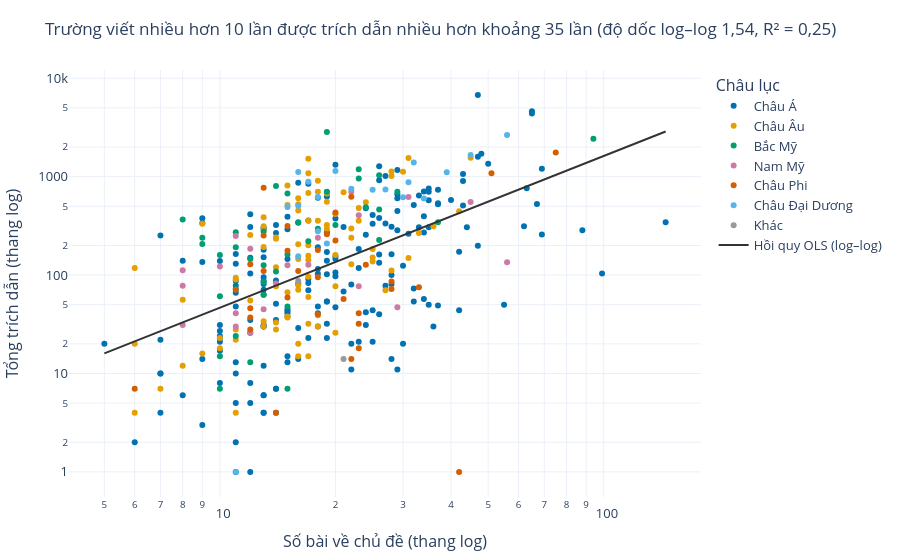

The code cell stored with this chart in its notebook:
### Markdown cell above
### Quan hệ

### Code cell
inst_stats = (work_inst.groupby("inst").agg(so_bai=("id", "nunique"), trich_dan=("cites", "sum")).reset_index()
              .merge(insts[["id", "display_name", "country_code"]], left_on="inst", right_on="id"))
inst_stats["continent"] = inst_stats["country_code"].map(CONT_OF).fillna("Khác")
inst_plot = inst_stats[inst_stats["trich_dan"] > 0]
fig7 = px.scatter(inst_plot, x="so_bai", y="trich_dan", color="continent", hover_name="display_name",
                  hover_data={"country_code": True, "continent": False}, color_discrete_map=COLOR_CONT,
                  log_x=True, log_y=True, trendline="ols", trendline_scope="overall", trendline_color_override="#333",
                  trendline_options=dict(log_x=True, log_y=True), category_orders={"continent": list(COLOR_CONT)},
                  labels={"so_bai": "Số bài về chủ đề (thang log)", "trich_dan": "Tổng trích dẫn (thang log)", "continent": "Châu lục"})
ols = px.get_trendline_results(fig7).px_fit_results.iloc[0]
fig7.update_traces(selector=dict(mode="lines"), name="Hồi quy OLS (log–log)")
SLOPE, R2 = ols.params[1], ols.rsquared
save(fig7, 7, "quan-he",
     f"Trường viết nhiều hơn 10 lần được trích dẫn nhiều hơn khoảng {10 ** SLOPE:.0f} lần (độ dốc log–log {VN(SLOPE, 2)}, R² = {VN(R2, 2)})",
     f"Mỗi chấm là một trong {len(inst_plot)} trường có nhiều bài nhất (bỏ {len(inst_stats) - len(inst_plot)} trường chưa có trích dẫn). Đường đen là hồi quy OLS trên log của hai trục. Độ dốc lớn hơn 1 nghĩa là trích dẫn tăng nhanh hơn số bài; R² chỉ {VN(R2, 2)} nghĩa là ở cùng số bài, trích dẫn giữa các trường vẫn chênh nhau rất xa. Rê chuột để xem tên trường.",
     inst_stats, "truong")

### Figure 1 — Plotly figure (JSON) as saved in the notebook; plotly's stock layout.template omitted (floating-point values rounded to 4 significant figures; data arrays with more than 128 entries replaced by an {"elided": "..."} marker saying what was removed)
{"data": [{"customdata": {"elided": "192x2 str values"}, "hovertemplate": "<b>%{hovertext}</b><br><br>Số bài về chủ đề (thang log)=%{x}<br>Tổng trích dẫn (thang log)=%{y}<br>country_code=%{customdata[0]}<extra></extra>", "hovertext": {"elided": "192 str values"}, "legendgroup": "Châu Á", "marker": {"color": "#0072B2", "symbol": "circle"}, "mode": "markers", "name": "Châu Á", "orientation": "v", "showlegend": true, "type": "scatter", "x": {"elided": "192 int values"}, "xaxis": "x", "y": {"elided": "192 int values"}, "yaxis": "y"}, {"customdata": {"elided": "88x2 str values"}, "hovertemplate": "<b>%{hovertext}</b><br><br>Số bài về chủ đề (thang log)=%{x}<br>Tổng trích dẫn (thang log)=%{y}<br>country_code=%{customdata[0]}<extra></extra>", "hovertext": ["University College Dublin", "Plekhanov Russian University of Economics", "Obuda University", "Eötvös Loránd University", "University of Foggia", "South Ural State University", "Tambov State University", "Tallinn University of Technology", "National Research University Higher School of Economics", "FernUniversität in Hagen", "Universidad Complutense de Madrid", "Queen's University Belfast", "Peoples' Friendship University of Russia", "University of Alicante", "University of Leeds", "University of Salerno", "University of Helsinki", "University of Thessaly", "University of Liverpool", "University of Ljubljana", "University of Turku", "Universitat de València", "Stockholm University", "Queen Mary University of London", "University of the Basque Country", "Universitat Pompeu Fabra", "University of Novi Sad", "Moscow Power Engineering Institute", "Universidad de Granada", "University of Eastern Finland", "Universidad Nacional de Educación a Distancia", "University of Zagreb", "Universidad Rey Juan Carlos", "King's College London", "Universidad de Salamanca", "Taras Shevchenko National University of Kyiv", "Durham University", "Plovdiv University", "Lomonosov Moscow State University", "National and Kapodistrian University of Athens", "National Technical University of Ukraine “Igor Sikorsky Kyiv Polytechnic Institute”", "The Open University", "Norwegian University of Science and Technology", "National University of Life and Environmental Sciences of Ukraine", "Financial University", "Kazan Federal University", "Peter the Great St. Petersburg Polytechnic University", "University of Limerick", "Hellenic Open University", "University of Cambridge", "Sumy State University", "University of Manchester", "University of Tyumen", "West University of Timişoara", "University of Maribor", "Swansea University", "University of Belgrade", "Graz University of Technology", "Borys Grinchenko Kyiv Metropolitan University", "Ternopil Volodymyr Hnatiuk National Pedagogical University", "Vinnytsia Mykhailo Kotsiubynskyi State Pedagogical University", "MIREA - Russian Technological University", "University College London", "École Polytechnique Fédérale de Lausanne", "Mid Sweden University", "Brunel University of London", "Universitat Politècnica de València", "University of Aveiro", "Universitatea Națională de Știință și Tehnologie Politehnica București", "Aurel Vlaicu University of Arad", "Sheffield Hallam University", "University of Hradec Králové", "University of Glasgow", "Universidad de Sevilla", "University of Birmingham", "Universidad de Málaga", "Universidade Técnica do Porto", "Teesside University", "V. N. Karazin Kharkiv National University", "Universidad Politécnica de Madrid", "University of Gothenburg", "Kherson State University", "Bucharest University of Economic Studies", "Aalborg University", "University of Palermo", "Universidad Pontificia Comillas", "University of Oulu", "University of Edinburgh"], "legendgroup": "Châu Âu", "marker": {"color": "#E69F00", "symbol": "circle"}, "mode": "markers", "name": "Châu Âu", "orientation": "v", "showlegend": true, "type": "scatter", "x": [10, 17, 25, 14, 21, 13, 19, 9, 42, 7, 20, 11, 33, 17, 31, 20, 16, 8, 15, 18, 16, 22, 17, 23, 23, 12, 15, 18, 28, 15, 18, 20, 14, 19, 17, 28, 13, 13, 20, 14, 25, 24, 16, 17, 27, 31, 14, 11, 13, 28, 16, 22, 17, 16, 14, 12, 17, 10, 36, 16, 16, 11, 45, 6, 14, 13, 15, 19, 18, 8, 17, 16, 22, 17, 17, 25, 13, 17, 15, 18, 11, 9, 30, 11, 6, 6, 19, 16], "xaxis": "x", "y": [23, 142, 151, 120, 696, 30, 293, 16, 444, 7, 418, 22, 267, 1085, 1543, 26, 603, 56, 815, 356, 452, 297, 1519, 480, 357, 55, 37, 30, 1014, 516, 908, 77, 241, 555, 357, 111, 386, 288, 160, 234, 137, 549, 79, 32, 70, 149, 33, 90, 34, 1129, 146, 129, 15, 71, 77, 256, 60, 18, 313, 15, 20, 4, 1553, 118, 28, 193, 67, 322, 702, 12, 682, 525, 239, 157, 96, 184, 314, 201, 38, 39, 94, 333, 1123, 28, 4, 20, 675, 206], "yaxis": "y"}, {"customdata": [["US", "Bắc Mỹ"], ["US", "Bắc Mỹ"], ["US", "Bắc Mỹ"], ["US", "Bắc Mỹ"], ["US", "Bắc Mỹ"], ["US", "Bắc Mỹ"], ["US", "Bắc Mỹ"], ["US", "Bắc Mỹ"], ["US", "Bắc Mỹ"], ["US", "Bắc Mỹ"], ["US", "Bắc Mỹ"], ["MX", "Bắc Mỹ"], ["US", "Bắc Mỹ"], ["US", "Bắc Mỹ"], ["MX", "Bắc Mỹ"], ["CA", "Bắc Mỹ"], ["CA", "Bắc Mỹ"], ["MX", "Bắc Mỹ"], ["MX", "Bắc Mỹ"], ["US", "Bắc Mỹ"], ["GT", "Bắc Mỹ"], ["US", "Bắc Mỹ"], ["US", "Bắc Mỹ"], ["TT", "Bắc Mỹ"], ["MX", "Bắc Mỹ"], ["US", "Bắc Mỹ"], ["MX", "Bắc Mỹ"], ["US", "Bắc Mỹ"], ["US", "Bắc Mỹ"], ["US", "Bắc Mỹ"], ["US", "Bắc Mỹ"], ["US", "Bắc Mỹ"], ["US", "Bắc Mỹ"], ["US", "Bắc Mỹ"], ["US", "Bắc Mỹ"], ["US", "Bắc Mỹ"], ["US", "Bắc Mỹ"], ["MX", "Bắc Mỹ"]], "hovertemplate": "<b>%{hovertext}</b><br><br>Số bài về chủ đề (thang log)=%{x}<br>Tổng trích dẫn (thang log)=%{y}<br>country_code=%{customdata[0]}<extra></extra>", "hovertext": ["University of North Carolina at Charlotte", "University of Central Florida", "Boston University", "University of North Carolina at Chapel Hill", "Utah State University", "University of North Texas", "University of Iowa", "Georgia Institute of Technology", "Pennsylvania State University", "University of Arizona", "University of Kansas", "Universidad Veracruzana", "University of Illinois Urbana-Champaign", "University of Georgia", "Universidad Autónoma de Baja California", "Simon Fraser University", "University of Toronto", "Universidad de Guadalajara", "Universidad Autónoma de Sinaloa", "Purdue University West Lafayette", "Galileo University", "University of Michigan", "University of Florida", "University of the West Indies", "Tecnológico Nacional de México", "Arizona State University", "Instituto Politécnico Nacional", "Syracuse University", "University of Tennessee at Knoxville", "Columbia University", "Old Dominion University", "Morgan State University", "Embry–Riddle Aeronautical University", "Virginia Tech", "The University of Texas at Austin", "Michigan State University", "Texas A&M University", "Tecnológico de Monterrey"], "legendgroup": "Bắc Mỹ", "marker": {"color": "#009E73", "symbol": "circle"}, "mode": "markers", "name": "Bắc Mỹ", "orientation": "v", "showlegend": true, "type": "scatter", "x": [12, 24, 15, 13, 17, 23, 14, 10, 26, 16, 9, 11, 23, 19, 10, 15, 29, 20, 14, 26, 8, 13, 26, 10, 15, 18, 10, 11, 12, 13, 19, 11, 13, 9, 11, 15, 37, 94], "xaxis": "x", "y": [146, 489, 162, 85, 220, 956, 804, 160, 227, 345, 207, 273, 1191, 703, 7, 673, 702, 322, 109, 464, 367, 126, 1033, 15, 7, 295, 61, 72, 13, 277, 2846, 24, 63, 239, 192, 48, 345, 2431], "yaxis": "y"}, {"customdata": [["EC", "Nam Mỹ"], ["EC", "Nam Mỹ"], ["PE", "Nam Mỹ"], ["CL", "Nam Mỹ"], ["PE", "Nam Mỹ"], ["EC", "Nam Mỹ"], ["PE", "Nam Mỹ"], ["PE", "Nam Mỹ"], ["PE", "Nam Mỹ"], ["PE", "Nam Mỹ"], ["EC", "Nam Mỹ"], ["EC", "Nam Mỹ"], ["EC", "Nam Mỹ"], ["EC", "Nam Mỹ"], ["EC", "Nam Mỹ"], ["PE", "Nam Mỹ"], ["EC", "Nam Mỹ"], ["PE", "Nam Mỹ"], ["EC", "Nam Mỹ"], ["PE", "Nam Mỹ"], ["PE", "Nam Mỹ"]], "hovertemplate": "<b>%{hovertext}</b><br><br>Số bài về chủ đề (thang log)=%{x}<br>Tổng trích dẫn (thang log)=%{y}<br>country_code=%{customdata[0]}<extra></extra>", "hovertext": ["Universidad Técnica Particular de Loja", "Universidad de las Fuerzas Armadas ESPE", "Peruvian University of Applied Sciences", "Pontificia Universidad Católica de Chile", "National University of San Marcos", "University of Guayaquil", "Universidad San Ignacio de Loyola", "Universidad César Vallejo", "Universidad Nacional del Callao", "Universidad Nacional de San Agustin de Arequipa", "Politecnica Salesiana University", "Universidad Estatal Península de Santa Elena", "Universidad Estatal de Milagro", "Universidad Laica Eloy Alfaro de Manabí", "Universidad Técnica de Manabí", "Universidad Nacional del Altiplano", "Escuela Superior Politécnica de Chimborazo", "Universidad Peruana Unión", "Universidad Técnica de Ambato", "Universidad Tecnológica del Perú", "Pontificia Universidad Católica del Perú"], "legendgroup": "Nam Mỹ", "marker": {"color": "#CC79A7", "symbol": "circle"}, "mode": "markers", "name": "Nam Mỹ", "orientation": "v", "showlegend": true, "type": "scatter", "x": [18, 22, 15, 10, 23, 23, 14, 45, 8, 12, 8, 11, 56, 11, 29, 13, 11, 12, 8, 31, 17], "xaxis": "x", "y": [240, 701, 126, 122, 406, 77, 82, 552, 78, 26, 112, 30, 135, 250, 47, 45, 41, 185, 31, 621, 127], "yaxis": "y"}, {"customdata": [["EG", "Châu Phi"], ["ZA", "Châu Phi"], ["NG", "Châu Phi"], ["ZA", "Châu Phi"], ["MA", "Châu Phi"], ["GH", "Châu Phi"], ["NG", "Châu Phi"], ["GH", "Châu Phi"], ["EG", "Châu Phi"], ["ZA", "Châu Phi"], ["ZA", "Châu Phi"], ["NG", "Châu Phi"], ["NG", "Châu Phi"], ["MA", "Châu Phi"], ["ZA", "Châu Phi"], ["ZA", "Châu Phi"], ["ZA", "Châu Phi"], ["GH", "Châu Phi"], ["ZW", "Châu Phi"], ["LY", "Châu Phi"], ["NG", "Châu Phi"], ["MA", "Châu Phi"], ["MA", "Châu Phi"], ["GH", "Châu Phi"], ["NG", "Châu Phi"], ["ZA", "Châu Phi"], ["UG", "Châu Phi"], ["NG", "Châu Phi"], ["MA", "Châu Phi"], ["ZA", "Châu Phi"], ["ZA", "Châu Phi"], ["NG", "Châu Phi"], ["MA", "Châu Phi"]], "hovertemplate": "<b>%{hovertext}</b><br><br>Số bài về chủ đề (thang log)=%{x}<br>Tổng trích dẫn (thang log)=%{y}<br>country_code=%{customdata[0]}<extra></extra>", "hovertext": ["Ain Shams University", "University of Fort Hare", "University of Nigeria", "University of Zululand", "Mohammed V University", "University of Cape Coast", "University of Ilorin", "University of Ghana", "Mansoura University", "University of South Africa", "Durban University of Technology", "Delta State University", "Nnamdi Azikiwe University", "Abdelmalek Essaâdi University", "University of Johannesburg", "University of the Free State", "North-West University", "Kwame Nkrumah University of Science and Technology", "National University of Science and Technology", "Al Zawiya University", "University of Calabar", "Université Sultan Moulay Slimane", "Chouaib Doukkali University", "University of Skills Training and Entrepreneurial Development", "National Open University of Nigeria", "University of Pretoria", "Makerere University", "University of Abuja", "Sidi Mohamed Ben Abdellah University", "Walter Sisulu University", "University of KwaZulu-Natal", "Rivers State University", "University of Hassan II Casablanca"], "legendgroup": "Châu Phi", "marker": {"color": "#D55E00", "symbol": "circle"}, "mode": "markers", "name": "Châu Phi", "orientation": "v", "showlegend": true, "type": "scatter", "x": [20, 16, 22, 18, 23, 22, 28, 13, 18, 75, 28, 13, 23, 6, 51, 18, 21, 13, 12, 14, 33, 12, 12, 15, 19, 20, 11, 12, 24, 23, 15, 42, 15], "xaxis": "x", "y": [431, 110, 14, 180, 32, 623, 72, 110, 40, 1756, 86, 253, 18, 7, 1080, 95, 57, 772, 129, 4, 75, 37, 46, 316, 260, 225, 71, 28, 127, 41, 59, 1, 177], "yaxis": "y"}, {"customdata": [["AU", "Châu Đại Dương"], ["AU", "Châu Đại Dương"], ["AU", "Châu Đại Dương"], ["AU", "Châu Đại Dương"], ["AU", "Châu Đại Dương"], ["NZ", "Châu Đại Dương"], ["AU", "Châu Đại Dương"], ["AU", "Châu Đại Dương"], ["AU", "Châu Đại Dương"], ["AU", "Châu Đại Dương"], ["AU", "Châu Đại Dương"], ["AU", "Châu Đại Dương"], ["AU", "Châu Đại Dương"], ["AU", "Châu Đại Dương"], ["AU", "Châu Đại Dương"], ["AU", "Châu Đại Dương"], ["AU", "Châu Đại Dương"], ["AU", "Châu Đại Dương"], ["NZ", "Châu Đại Dương"], ["AU", "Châu Đại Dương"]], "hovertemplate": "<b>%{hovertext}</b><br><br>Số bài về chủ đề (thang log)=%{x}<br>Tổng trích dẫn (thang log)=%{y}<br>country_code=%{customdata[0]}<extra></extra>", "hovertext": ["University of Technology Sydney", "Griffith University", "Edith Cowan University", "The University of Sydney", "Deakin University", "University of Auckland", "The University of Queensland", "The University of Melbourne", "University of South Australia", "La Trobe University", "University of Wollongong", "Curtin University", "UNSW Sydney", "Adelaide University", "Monash University", "The University of Adelaide", "Swinburne University of Technology", "Central Queensland University", "University of Otago", "RMIT University"], "legendgroup": "Châu Đại Dương", "marker": {"color": "#56B4E9", "symbol": "circle"}, "mode": "markers", "name": "Châu Đại Dương", "orientation": "v", "showlegend": true, "type": "scatter", "x": [39, 19, 20, 31, 32, 16, 16, 34, 17, 18, 25, 18, 22, 11, 56, 27, 15, 45, 16, 30], "xaxis": "x", "y": [1107, 209, 1144, 879, 1394, 155, 1118, 601, 885, 620, 735, 278, 753, 1, 2645, 742, 492, 1658, 505, 618], "yaxis": "y"}, {"customdata": [[null, "Khác"], [null, "Khác"]], "hovertemplate": "<b>%{hovertext}</b><br><br>Số bài về chủ đề (thang log)=%{x}<br>Tổng trích dẫn (thang log)=%{y}<br>country_code=%{customdata[0]}<extra></extra>", "hovertext": ["A'Sharqiyah University", "Thu Dau Mot University"], "legendgroup": "Khác", "marker": {"color": "#999999", "symbol": "circle"}, "mode": "markers", "name": "Khác", "orientation": "v", "showlegend": true, "type": "scatter", "x": [16, 21], "xaxis": "x", "y": [87, 14], "yaxis": "y"}, {"hovertemplate": "<b>OLS trendline</b><br>log10(trich_dan) = 1.54234 * log10(so_bai) + 0.125554<br>R<sup>2</sup>=0.254089<br><br>Số bài về chủ đề (thang log)=%{x}<br>Tổng trích dẫn (thang log)=%{y} <b>(trend)</b><extra></extra>", "legendgroup": "Overall Trendline", "line": {"color": "#333"}, "mode": "lines", "name": "Hồi quy OLS (log–log)", "showlegend": true, "type": "scatter", "x": {"elided": "394 int values"}, "xaxis": "x", "y": {"elided": "394 float values"}, "yaxis": "y"}], "layout": {"font": {"size": 13}, "hoverlabel": {"font": {"size": 13}}, "legend": {"title": {"text": "Châu lục"}, "tracegroupgap": 0}, "margin": {"b": 50, "l": 60, "r": 30, "t": 70}, "title": {"font": {"size": 17}, "text": "Trường viết nhiều hơn 10 lần được trích dẫn nhiều hơn khoảng 35 lần (độ dốc log–log 1,54, R² = 0,25)"}, "xaxis": {"anchor": "y", "domain": [0.0, 1.0], "title": {"text": "Số bài về chủ đề (thang log)"}, "type": "log"}, "yaxis": {"anchor": "x", "domain": [0.0, 1.0], "title": {"text": "Tổng trích dẫn (thang log)"}, "type": "log"}}}
